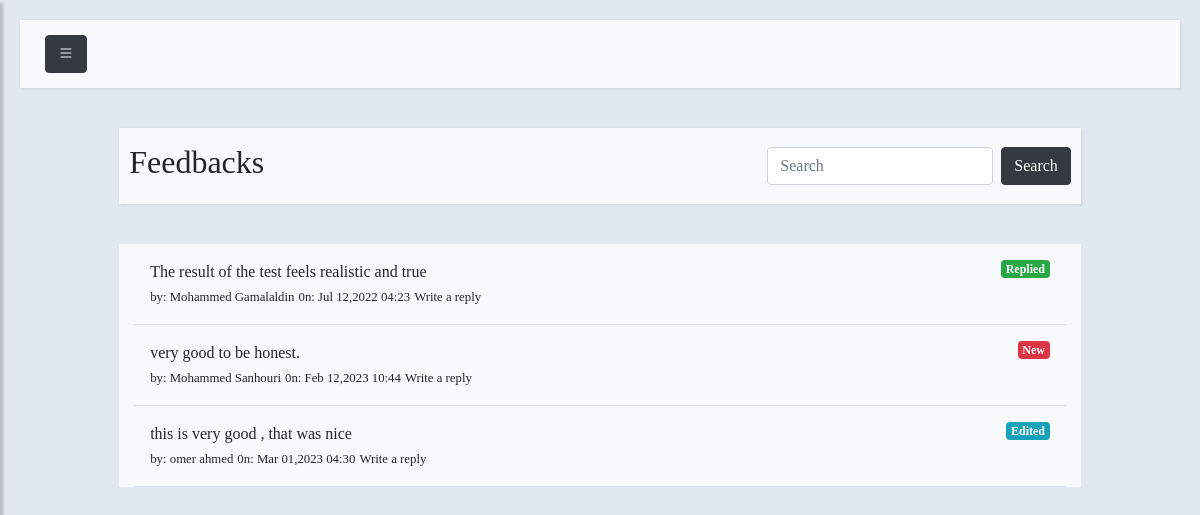
Screenshot of /feedbacks.php with the database file from the repository.
### tables this page shows
CREATE TABLE `feedbacks` (
  `f_id` int(11) NOT NULL,
  `f_content` text NOT NULL,
  `f_u_id` int(11) NOT NULL,
  `f_status` varchar(60) NOT NULL,
  `f_date` datetime NOT NULL
);

CREATE TABLE `users` (
  `u_id` int(60) NOT NULL,
  `u_fname` varchar(60) NOT NULL,
  `u_spec` varchar(60) NOT NULL,
  `u_lname` varchar(60) NOT NULL,
  `u_grade` int(60) NOT NULL,
  `u_email` varchar(60) NOT NULL,
  `u_mobile` varchar(60) NOT NULL,
  `u_address` varchar(60) NOT NULL,
  `u_gender` varchar(60) NOT NULL,
  `u_status` varchar(60) NOT NULL,
  `u_religion` varchar(60) NOT NULL,
  `u_year` varchar(60) NOT NULL,
  `u_school` varchar(60) NOT NULL,
  `u_username` text NOT NULL,
  `u_password` varchar(60) NOT NULL,
  `u_role` varchar(60) NOT NULL,
  `u_test_attempt` int(11) NOT NULL
);

### feedbacks.php (the view, shortened to what this page needs)
<?php  include('header.php')?>
<?php  require('config.php')?>
<?php
function getUserFullname($u_id){
  require 'config.php';
  $username = "";
  $sql = "SELECT * FROM users WHERE u_id = '".$u_id."'";
  $result = $conn->query($sql);
  if ($result->num_rows > 0) {
    while($row = $result->fetch_assoc()) {
      $username = $row['u_fname'].' '.' '.$row['u_lname'];
    }
  }
  return $username;
}
?>
<?php
if (isset($_GET['search'])) {
  $sql = "SELECT * FROM feedbacks WHERE f_content LIKE '%".$_GET['search']."%'
  OR f_status LIKE '%".$_GET['search']."%' ORDER BY f_date ASC";
}else{
 $sql = "SELECT * FROM feedbacks ORDER by f_date ASC";
}
$result = $conn->query($sql);
?>
<div class="row">
  <div class="col-10 mx-auto">
    <nav class="navbar navbar-light bg-light justify-content-between">
      <h2>Feedbacks</h2>
      <form class="form-inline" method="POST" action="processors/search.php?from=feedbacks">
        <input name="c_search" class="form-control mr-sm-2" type="search" placeholder="Search" aria-label="Search">
        <button class="btn btn-dark my-2 my-sm-0 d-none d-sm-inline" type="submit">Search</button>
      </form>
    </nav>
    <div class="col-12 bg-light">
      <?php
      if ($result->num_rows > 0) {
        while($row = $result->fetch_assoc()) {
          ?>
          <div class="p-3 border-bottom">
            <?php if($row['f_status'] == "Replied"){ echo '<span class="float-right badge badge-success">Replied</span>';}?>
            <?php if($row['f_status'] == "Edited"){ echo '<span class="float-right badge badge-info">Edited</span>';}?>
            <?php if($row['f_status'] == "New"){ echo '<span class="float-right badge badge-danger">New</span>';}?>
            <?php echo $row['f_content']?><br>
            <small>by: <?php echo getUserFullname($row['f_u_id'])?></small>
            <small>0n: <?php echo date("M d,Y h:i", strtotime($row['f_date']))?></small>
            <small><a href="" class="a-link" data-toggle="modal"
              data-target="#modal<?php echo $row['f_id']?>" >Write a reply</a></small>
            </div>
                    <h5 class="modal-title" id="exampleModalLabel">Reply  to <?php echo getUserFullname($row['f_u_id'])?></h5>
          <?php
        }
      }else{
        echo '<h6 class="p-3">No Feedback found</h6>';
      }
      ?>
    </div>
  </div>
</div>
<?php  include('footer.php')?>

### style.css (style rules this page uses)
body { font-family: Tahoma; background: #fafafa; }
a, a:hover, a:focus { color: inherit; text-decoration: none; transition: all 0.3s; }
.navbar { padding: 15px 10px; background: #fff; border: none; border-radius: 0; margin-bottom: 40px; box-shadow: 1px 1px 3px rgba(0, 0, 0, 0.1); }

### rows the page displays
feedbacks: f_status "Replied", f_content "The result of the test feels realistic and true", f_u.u_lname "Mohammed Gamalaldin", f_date "Jul 12,2022 04:23"
feedbacks: f_status "New", f_content "very good to be honest.", f_u.u_lname "Mohammed Sanhouri", f_date "Feb 12,2023 10:44"
feedbacks: f_status "Edited", f_content "this is very good , that was nice", f_u.u_lname "omer ahmed", f_date "Mar 01,2023 04:30"
